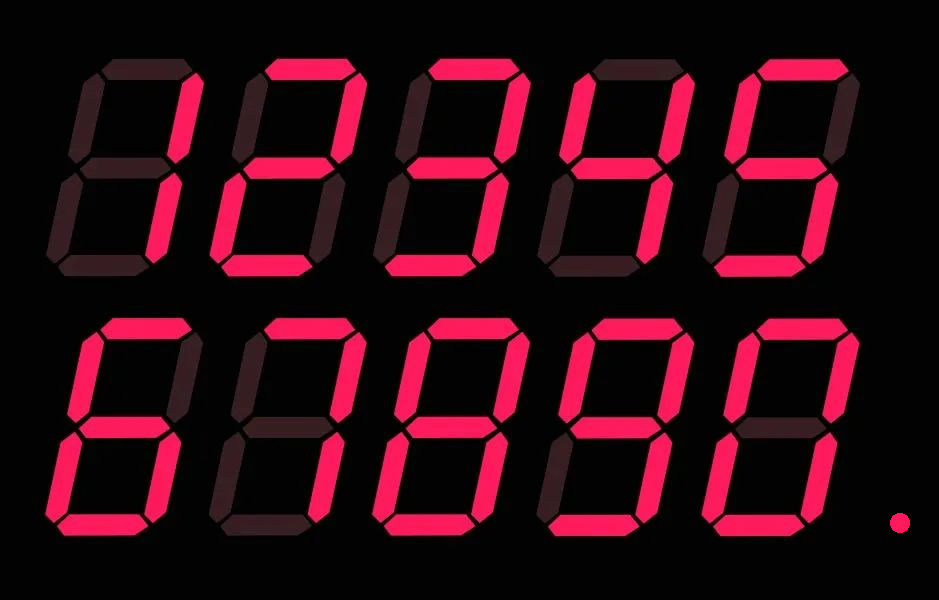
#> input picture template/Segment_digital_tube_number_with_dot.png, 939 x 600 px
$ python number_identification.py
#> lines starting #> are read from the running program, lines starting #| are printed output that depends on the picture; after the words box and inside, x2 and y2 are one past the last pixel; in counts of white or black regions, pixels touching at a corner belong together
#> in main, img is the input picture: shape (600, 939, 3); mean B, G, R 18, 8.4, 43.8
### scripts/utils.py
# @Author: Zheng Pan
# @Emial: pan_zheng@nwpu.edu.cn
# Copyright (c) 2025 Zheng Pan
# All rights reserved.
#
# SPDX-License-Identifier: Apache-2.0

import cv2 as cv
# import numpy as np
# import myutils


def cv_show(name, img, wait=0):		# 自定义的展示函数
    cv.imshow(name, img)
    cv.waitKey(wait*1000)  # seconds


# [11 lines of commented-out code are left out]


# [83 lines left out: functions my_resize, sort_contours, not called in this run]


def point_in_rect(point, rect):
    x, y = point
    rx, ry, rw, rh = rect
    return (rx - rw/2 <= x <= rx + rw/2) and (ry - rh/2 <= y <= ry + rh/2)

### number_identification.py
# @Author: Zheng Pan
# @Emial: pan_zheng@nwpu.edu.cn
# Copyright (c) 2025 Zheng Pan
# All rights reserved.
#
# SPDX-License-Identifier: Apache-2.0


from scripts import video_to_frames, cv_show, sort_contours, point_in_rect, my_resize  # noqa: F401
import cv2 as cv
import numpy as np


# RoI: [x,y,w,h], (x, y): center of the number in temlpate/segment_digital_tube_number_with_dot.png
manual_bboxes = [
    [123, 167, 171, 222],  # 数字 1
    [288, 167, 171, 222],  # 数字 2
    [453, 167, 171, 222],  # 数字 3
    [618, 167, 171, 222],  # 数字 4
    [782, 167, 171, 222],  # 数字 5
    [121, 426, 171, 222],  # 数字 6
    [289, 426, 171, 222],  # 数字 7
    [452, 426, 171, 222],  # 数字 8
    [617, 426, 171, 223],  # 数字 9
    [782, 426, 171, 223],  # 数字 0
    [899, 520, 32, 32],    # 小数点
]


def prepocess_template(img):
    # 新增：动态调整并保持宽高比的 resize + pad 函数
    def resize_and_pad_template(bin_img, target_size):
        """
        将二值模板调整到 target_size (height, width)，保持纵横比并用黑(0)填充
        """
        th, tw = target_size
        h, w = bin_img.shape[:2]
        if h == 0 or w == 0:
            return np.zeros((th, tw), dtype=np.uint8)
        scale = min(tw / float(w), th / float(h))
        new_w, new_h = max(1, int(w * scale)), max(1, int(h * scale))
        resized = cv.resize(bin_img, (new_w, new_h), interpolation=cv.INTER_NEAREST)
        pad_w = tw - new_w
        pad_h = th - new_h
        top = pad_h // 2
        bottom = pad_h - top
        left = pad_w // 2
        right = pad_w - left
        padded = cv.copyMakeBorder(resized, top, bottom, left, right, cv.BORDER_CONSTANT, value=0)
        return padded

    """
    处理七位段码数字,模板从1-9,0
    """
    ref = cv.cvtColor(img, cv.COLOR_BGR2GRAY)
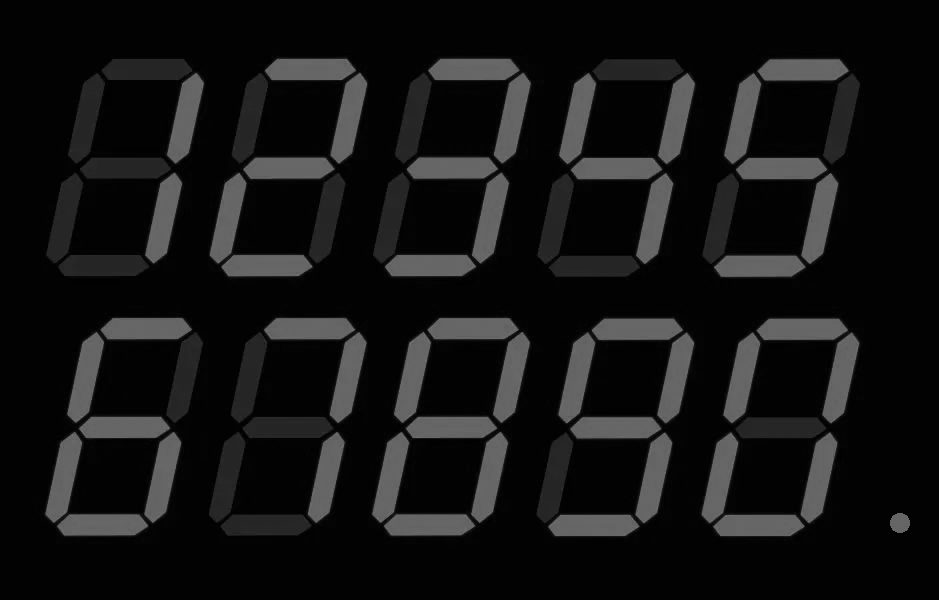
#> ref: shape (600, 939); min 0, max 128, mean 20.1
    # cv_show('1. gry template', ref, 2)    # 显示灰度图

    _, ref_binary = cv.threshold(ref, 80, 255, cv.THRESH_BINARY)
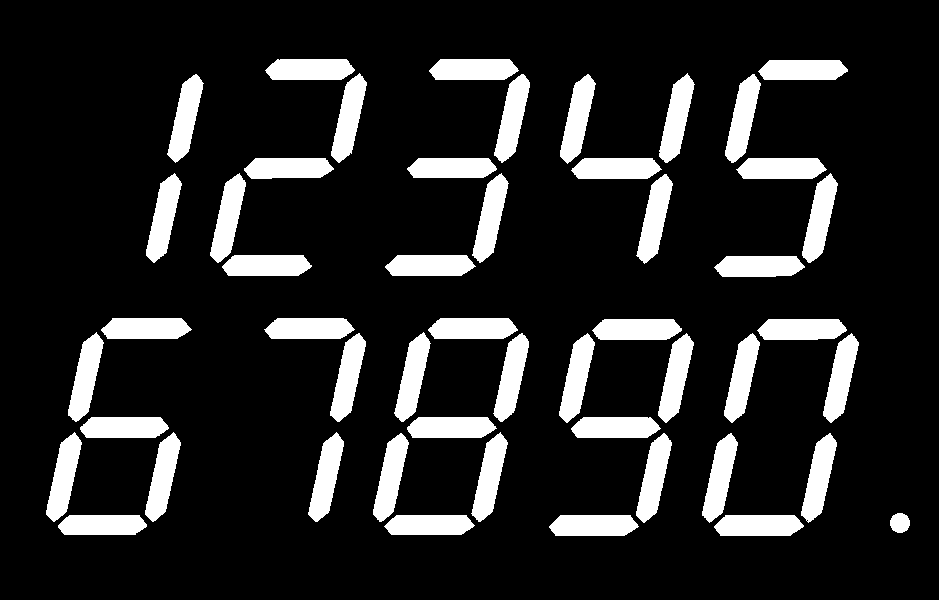
#> ref_binary: shape (600, 939); 14.6% white; 50 white regions
    # cv_show('2. Binary Image (After Thresholding)', ref_binary, 2) # 显示二值化后的效果，此时数字应为纯白，背景为纯黑

    # 对模板进行轮廓检测，得到轮廓信息
    refCnts, hierarchy = cv.findContours(ref_binary.copy(), cv.RETR_EXTERNAL, cv.CHAIN_APPROX_NONE)
#> refCnts = 50 contours; largest, box (x1, y1, x2, y2) and area: (636, 433, 672, 523) 1603, (394, 332, 431, 422) 1603, (373, 433, 409, 522) 1602, (560, 74, 596, 164) 1601, (472, 173, 509, 263) 1600
    cv.drawContours(img, refCnts, -1, (0, 255, 255), 2)  # 第一个参数为目标图像
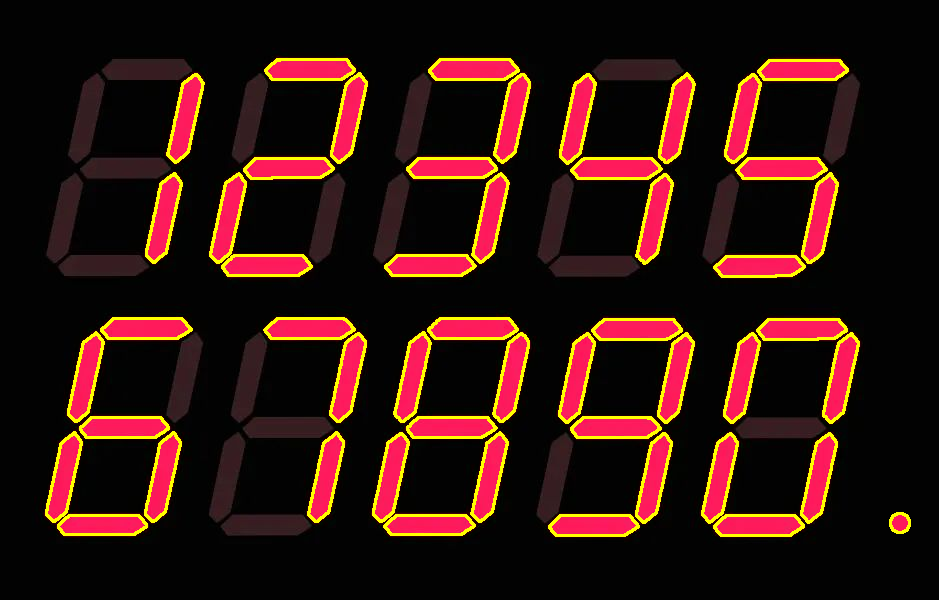
#> img: shape (600, 939, 3); 5.7% of pixels changed, all inside (x1, y1, x2, y2) = (45, 58, 911, 537)
    # cv_show('3 Contours on Image ', img, 0)
    print("处理模板ing...")
    print(f"检测到 {len(refCnts)} 个轮廓")  # 1-9,0 共49笔
#| 检测到 50 个轮廓

    # 使用手动边界框分组轮廓
    digit_groups = [[] for _ in range(len(manual_bboxes))]
#> digit_groups = [[], [], [], [], [], [], [], [], [], [], []]

    for cnt in refCnts:
        # 计算轮廓的中心点
        M = cv.moments(cnt)
        if M["m00"] != 0:
            cx = int(M["m10"] / M["m00"])
            cy = int(M["m01"] / M["m00"])

            # 检查中心点属于哪个数字的边界框
            for i, bbox in enumerate(manual_bboxes):
                if point_in_rect((cx, cy), bbox):
                    digit_groups[i].append(cnt)
                    break
#> this loop made 50 passes
#> (cx, cy) on passes 1 to 12: (758, 525), (592, 525), (428, 524), (101, 524), (899, 522), (818, 477), (719, 477), (653, 477), (390, 477), (489, 476), (325, 477), (162, 476)

    # 可视化分组结果
    img_with_groups = img.copy()
    colors = [(255, 0, 0), (0, 255, 0), (0, 0, 255),
              (255, 255, 0), (255, 0, 255), (0, 255, 255),
              (128, 0, 0), (0, 128, 0), (0, 0, 128), (128, 128, 0),
              (0, 128, 128)]  # 新增小数点的颜色

    # 创建数字模板字典
    digits_dict = {}

    for i, (group, bbox) in enumerate(zip(digit_groups, manual_bboxes)):
        color = colors[i % len(colors)]

        # 绘制数字边界框
        x, y, w, h = bbox
        cv.rectangle(img_with_groups,
                     (int(x - w/2), int(y - h/2)),
                     (int(x + w/2), int(y + h/2)),
                     color, 2)

        # 绘制属于该数字的轮廓
        cv.drawContours(img_with_groups, group, -1, color, 1)

        # 根据索引确定标记内容
        if i < 9:
            label = str(i + 1)  # 数字1-9
        elif i == 9:
            label = '0'  # 数字0
        else:
            label = '.'  # 小数点

        # 标记数字编号
        cv.putText(img_with_groups, label,
                   (int(x - w/2) + 5, int(y - h/2) + 15),
                   cv.FONT_HERSHEY_SIMPLEX, 0.5, color, 1)

        # 为每个数字创建模板
        shrink_margin = 0.0     # 可调整，越小保留越紧，试试 0.05 ~ 0.20

        if group:
            pts = np.vstack([cnt.reshape(-1, 2) for cnt in group])
            min_x_abs, min_y_abs = pts.min(axis=0).astype(int)
            max_x_abs, max_y_abs = pts.max(axis=0).astype(int)

            # 基于手动bbox尺寸决定 padding（避免切掉笔画）
            pad_px = max(1, int(shrink_margin * max(w, h)))

            crop_min_x = max(0, min_x_abs - pad_px)
            crop_min_y = max(0, min_y_abs - pad_px)
            crop_max_x = min(img.shape[1], max_x_abs + pad_px)
            crop_max_y = min(img.shape[0], max_y_abs + pad_px)

            crop_w = crop_max_x - crop_min_x
            crop_h = crop_max_y - crop_min_y

            # 创建模板并把轮廓绘制到模板坐标系
            digit_template = np.zeros((crop_h, crop_w), dtype=np.uint8)
            for cnt in group:
                offset_cnt = cnt - [crop_min_x, crop_min_y]
                cv.drawContours(digit_template, [offset_cnt], -1, 255, -1)  # 填充轮廓

            # # 创建一个与边界框相同大小的空白图像
            # digit_template = np.zeros((int(h), int(w)), dtype=np.uint8)

            # # 将轮廓绘制到模板上
            # for cnt in group:
            #     # 调整轮廓坐标到模板坐标系
            #     offset_cnt = cnt - [int(x - w/2), int(y - h/2)]
            #     cv.drawContours(digit_template, [offset_cnt], -1, 255, -1)  # 填充轮廓

            # # 根据是否为小数点调整模板大小
            # if i == 10:  # 小数点使用原始尺寸
            #     digit_template = cv.resize(digit_template, (32, 32))
            # else:  # 数字使用标准尺寸
            #     digit_template = cv.resize(digit_template, (57, 88))
            if i == 10:  # 小数点使用 32x32
                digit_template = resize_and_pad_template(digit_template, (32, 32))
            else:  # 数字使用标准尺寸 高x宽 = 88x57
                digit_template = resize_and_pad_template(digit_template, (88, 57))

            # 存储模板，对小数点使用特殊键值'.'
            if i < 9:
                digits_dict[i + 1] = digit_template
            elif i == 9:
                digits_dict[0] = digit_template
            else:
                digits_dict['.'] = digit_template
#> this loop made 11 passes
#> bbox on passes 1 to 11: [123, 167, 171, 222], [288, 167, 171, 222], [453, 167, 171, 222], [618, 167, 171, 222], [782, 167, 171, 222], [121, 426, 171, 222], [289, 426, 171, 222], [452, 426, 171, 222], [617, 426, 171, 223], [782, 426, 171, 223], [899, 520, 32, 32]
#> pass 1, in resize_and_pad_template, `resized = cv.resize(bin_img, (new_w, new_h), interpolation=cv.INTER_NE..`:
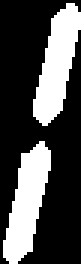
#> resized: shape (88, 27) (shown 3 times larger); 30.3% white; 2 white regions, box (x1, y1, x2, y2) and area: (1, 47, 17, 88) 360, (11, 1, 27, 42) 359
#> pass 1, in resize_and_pad_template, `padded = cv.copyMakeBorder(resized, top, bottom, left, right, cv.BORDE..`:
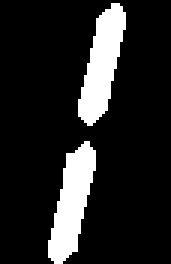
#> padded: shape (88, 57) (shown 3 times larger); 14.3% white; 2 white regions, box (x1, y1, x2, y2) and area: (16, 47, 32, 88) 360, (26, 1, 42, 42) 359
#> after the loop:
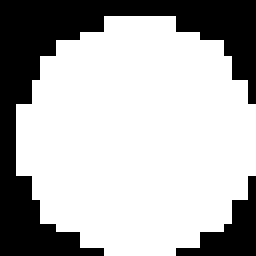
#> digit_template: shape (32, 32) (shown 8 times larger); 69.4% white; 2 black regions, box (x1, y1, x2, y2) and area: (0, 0, 32, 32) 273, (22, 22, 32, 32) 40
#> after the loop:
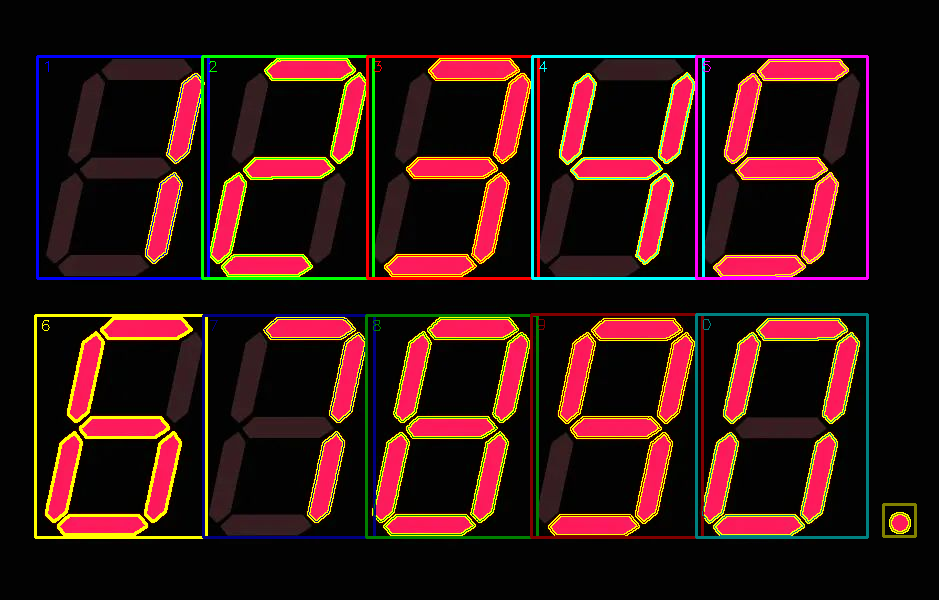
#> img_with_groups: shape (600, 939, 3); 5.63% of pixels changed, all inside (x1, y1, x2, y2) = (34, 55, 917, 539)

    # 显示所有生成的模板（按 1-9, 0, 小数点 顺序）
    display_order = list(range(1, 10)) + [0, '.']
    for k in display_order:
        if k in digits_dict:
            label = 'Dot' if k == '.' else f'Digit {k} Template'
            cv_show(label, digits_dict[k], 0)


    cv_show('4. Grouped Contours with Manual BBoxes', img_with_groups, 0)     # 显示分组结果

    print("\n模板数字分组结果统计:")
    for i, group in enumerate(digit_groups):
        if i < 9:
            label = f"段码数字 {i + 1}"
        elif i == 9:
            label = "段码数字 0"
        else:
            label = "小数点"
        print(f"{label}: {len(group)} 个轮廓")

    return digit_groups, digits_dict


# [211 lines left out: functions process_target, improved_template_matching, not called in this run]


def main():

    """ .mp4 2 .png """
    # video_path = "test_record/1437485690.mp4"
    # output_folder = "output_frames"  # 输出文件夹名称
    # video_to_frames(video_path, output_folder, start_time=30, end_time=60)

    """ extract number contour from template  """
    img = cv.imread("template/Segment_digital_tube_number_with_dot.png")
    # cv_show('template', img, 2)

    # digit_groups(list)储存数字和轮廓, digits_dict(dict)存储数字(key))和对应的模板图像(value)
    digit_groups, digits_dict = prepocess_template(img)


    print("extract number contour from template successfully")

    # 初始化卷积核
    rectKernel = cv.getStructuringElement(cv.MORPH_RECT, (9, 3))
    sqKernel = cv.getStructuringElement(cv.MORPH_RECT, (5, 5))

    # 待分析图片读入,预处理
    recorder_image = cv.imread("output_frames/frame_001340.jpg")
    # roi_binary = process_target(recorder_image, bbox=[262, 215, 86, 37], angle=-9, threshold=140)
    roi_binary = process_target(recorder_image, bbox=[258, 245, 86, 37], angle=-15, threshold=140)

    # return
    # tophat = cv.morphologyEx(gray, cv.MORPH_TOPHAT, rectKernel)     # tophat可以突出图片中明亮的区域，过滤掉较暗的部分
    # cv_show('tophat', tophat)

    """template matching"""
    # # 基本模板匹配
    # recognized_digits, matched_image = template_matching(roi_binary, digits_dict)
    # cv_show('Template Matching Result', matched_image, 0)
    # print(recognized_digits)

    # 改进的模板匹配
    print("\n尝试改进的模板匹配...")
    manual_centers = [(9, 19), (31, 19), (53, 19), (74, 19)]

    recognized_digits_improved, matched_image_improved, digit_regions = improved_template_matching(
        roi_binary, digits_dict, manual_centers=manual_centers)

    # 显示每个数字的区域
    for i, region_info in enumerate(digit_regions):
        cv_show(f'Digit {i+1} Region', region_info['resized'], 500)

    # recognized_digits_improved, matched_image_improved = improved_template_matching(roi_binary, digits_dict)
    cv_show('Improved Template Matching Result', matched_image_improved, 0)
    print(recognized_digits_improved)


    print("done")


if __name__ == "__main__":
    main()

$ run again, with template/Segment_digital_tube_number.png copied over template/Segment_digital_tube_number_with_dot.png
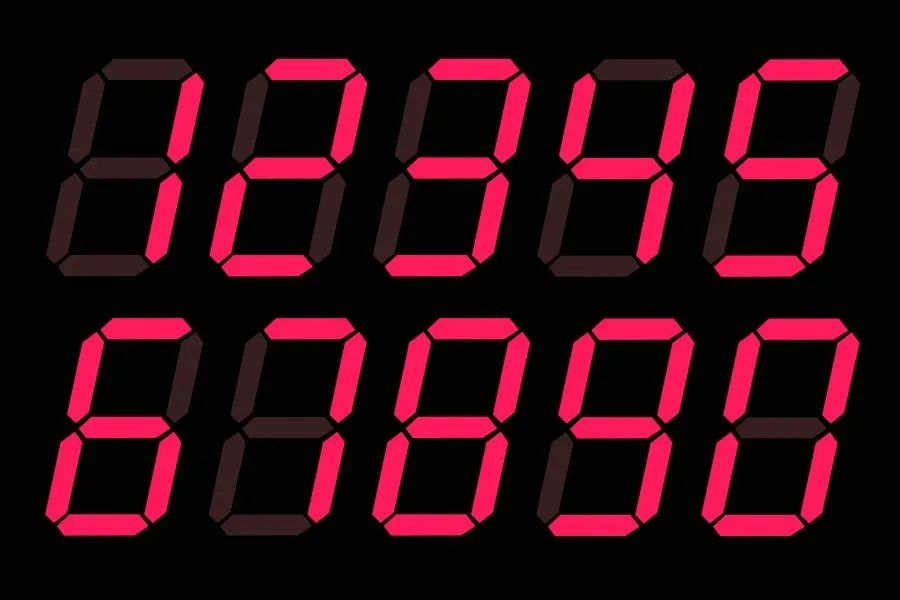
#> input picture template/Segment_digital_tube_number.png, 900 x 600 px
#> in main, img is the input picture: shape (600, 900, 3); mean B, G, R 18.6, 8.6, 45.5
#> in prepocess_template, `_, ref_binary = cv.threshold(ref, 80, 255, cv.THRESH_BINARY)`:
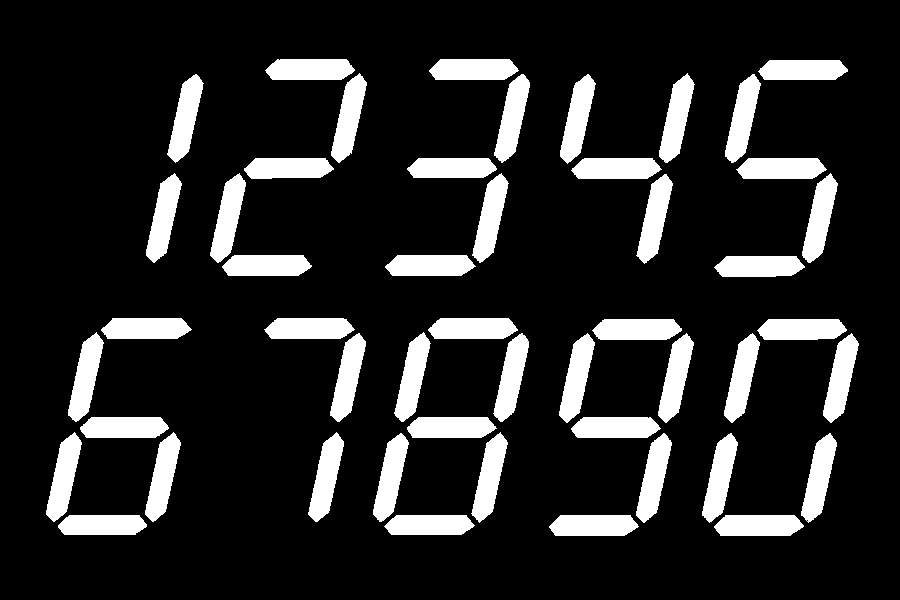
#> ref_binary: shape (600, 900); 15.2% white; 49 white regions
#> refCnts = 49 contours; largest, box (x1, y1, x2, y2) and area: (394, 332, 431, 422) 1604, (373, 433, 409, 522) 1602, (560, 74, 596, 164) 1601, (702, 433, 738, 523) 1600, (636, 433, 672, 523) 1600
#> img: shape (600, 900, 3); 5.91% of pixels changed, all inside (x1, y1, x2, y2) = (45, 58, 860, 537)
#| 检测到 49 个轮廓
#> digit_groups = [[], [], [], [], [], [], [], [], [], [], []]
#> the loop in prepocess_template, `for cnt in refCnts:` made 49 passes
#> (cx, cy) on passes 1 to 8: (758, 525), (592, 525), (428, 524), (101, 524), (818, 477), (719, 477), (653, 477), (390, 477)
#> the loop in prepocess_template, `for i, (group, bbox) in enumerate(zip(digit_groups, manual_bboxes)):` made 11 passes
#> bbox on passes 1 to 8: [123, 167, 171, 222], [288, 167, 171, 222], [453, 167, 171, 222], [618, 167, 171, 222], [782, 167, 171, 222], [121, 426, 171, 222], [289, 426, 171, 222], [452, 426, 171, 222]
#> after the loop in prepocess_template, `for i, (group, bbox) in enumerate(zip(digit_groups, manual_bboxes)):`:
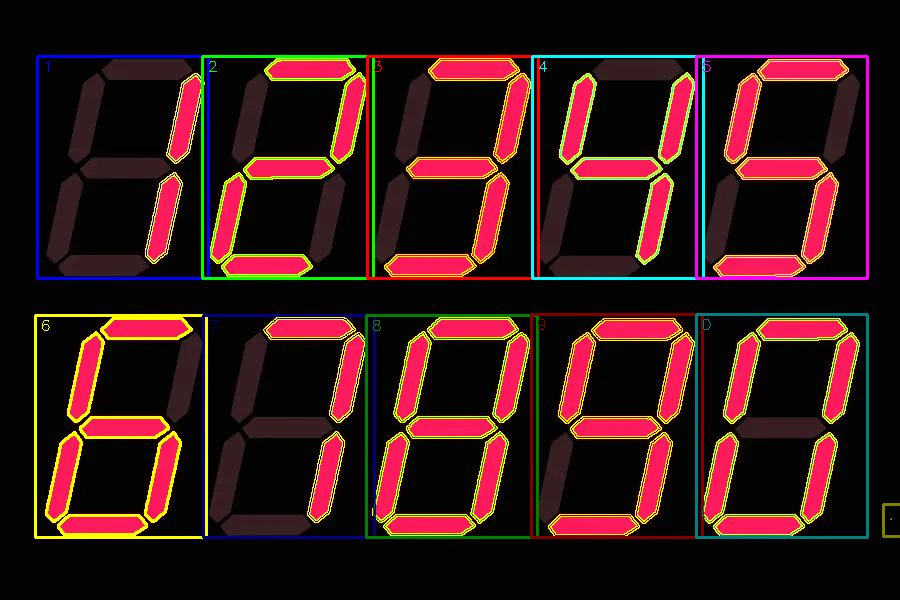
#> img_with_groups: shape (600, 900, 3); mean B, G, R 20.1, 23.7, 51.3
